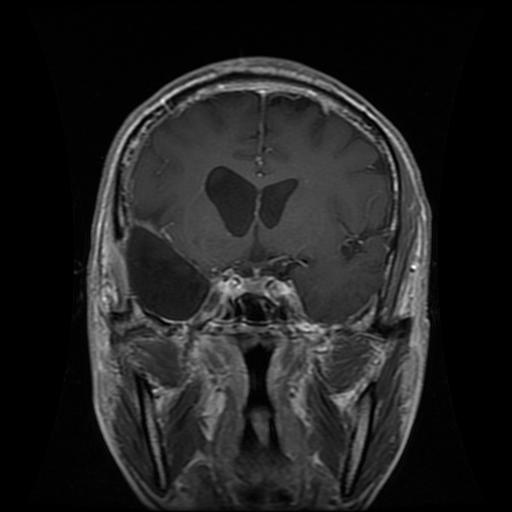
#> input picture Training/glioma/Tr-gl_1006.jpg, 512 x 512 px
$ python image_preprocessor.py --input ../../Training/glioma/Tr-gl_1006.jpg --output out
#> lines starting #> are read from the running program, lines starting #| are printed output that depends on the picture
"""
Medical Image Preprocessor for Module 6
Handles resize, normalization, noise removal, contrast enhancement, and data augmentation
"""

import numpy as np
from PIL import Image, ImageEnhance, ImageFilter
import cv2
from typing import Tuple, List, Optional, Union
import logging
from pathlib import Path
import random

# Configure logging
logging.basicConfig(level=logging.INFO, format='%(asctime)s - %(levelname)s - %(message)s')
logger = logging.getLogger(__name__)


class ImagePreprocessor:
    """
    Complete preprocessing pipeline for medical images

    Steps:
    1. Resize
    2. Normalize
    3. Noise Removal
    4. Contrast Enhancement
    5. Data Augmentation
    """

    def __init__(self, output_dir: str = 'datasets/processed'):
#> in preprocess_pipeline, image is the input picture: PIL image 512x512 L; min 0, max 255, mean 32.6
        self.output_dir = Path(output_dir)
        self.output_dir.mkdir(parents=True, exist_ok=True)

    def resize_image(self, image: Union[np.ndarray, Image.Image],
                    target_size: Tuple[int, int],
                    method: str = 'bilinear') -> np.ndarray:
        """
        Resize image to target size

        Args:
            image: Input image (numpy array or PIL Image)
            target_size: Target size (width, height)
            method: Resampling method ('nearest', 'bilinear', 'bicubic', 'lanczos')

        Returns:
            Resized image as numpy array
        """
#> called with target_size = (224, 224), method = 'bilinear'
        # Convert PIL Image to numpy array if needed
        if isinstance(image, Image.Image):
            img_pil = image
        else:
            img_pil = Image.fromarray(image)

        # Map method to PIL resampling filter
        method_map = {
            'nearest': Image.NEAREST,
            'bilinear': Image.BILINEAR,
            'bicubic': Image.BICUBIC,
            'lanczos': Image.LANCZOS
        }

        resample_filter = method_map.get(method, Image.BILINEAR)

        # Resize image
        resized_img = img_pil.resize(target_size, resample_filter)

        logger.info(f"Resized image to {target_size} using {method}")

        return np.array(resized_img)

    def normalize_image(self, image: np.ndarray, method: str = 'minmax') -> np.ndarray:
        """
        Normalize image pixel values

        Args:
            image: Input image as numpy array
            method: Normalization method ('minmax', 'zscore', 'percentile')

        Returns:
            Normalized image
        """
#> called with method = 'minmax'
        logger.info(f"Normalizing image using {method} method")

        if method == 'minmax':
            # Min-Max normalization to [0, 1]
            normalized = (image - image.min()) / (image.max() - image.min() + 1e-8)
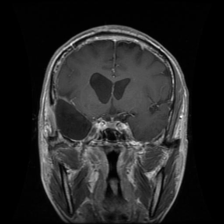
#> normalized: shape (224, 224) float64; min 0, max 1, mean 0.151

        elif method == 'zscore':
            # Z-score normalization (mean=0, std=1)
            normalized = (image - image.mean()) / (image.std() + 1e-8)

        elif method == 'percentile':
            # Percentile clipping (1st and 99th percentiles)
            p1, p99 = np.percentile(image, (1, 99))
            normalized = np.clip(image, p1, p99)
            normalized = (normalized - p1) / (p99 - p1 + 1e-8)

        else:
            logger.warning(f"Unknown normalization method: {method}. Using minmax.")
            normalized = (image - image.min()) / (image.max() - image.min() + 1e-8)

        return normalized

    def remove_noise(self, image: np.ndarray, method: str = 'gaussian') -> np.ndarray:
        """
        Remove noise from image

        Args:
            image: Input image as numpy array
            method: Denoising method ('gaussian', 'median', 'bilateral', 'non_local_means')

        Returns:
            Denoised image
        """
#> called with method = 'gaussian'
        logger.info(f"Removing noise using {method} method")

        # Convert to uint8 for OpenCV operations
        if image.dtype != np.uint8:
            image_uint8 = (image * 255).astype(np.uint8)
        else:
            image_uint8 = image

        if method == 'gaussian':
            # Gaussian blur
            denoised = cv2.GaussianBlur(image_uint8, (5, 5), 0)
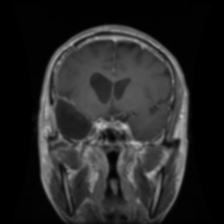
#> denoised: shape (224, 224); min 0, max 191, mean 38.2

        elif method == 'median':
            # Median filter (good for salt-and-pepper noise)
            denoised = cv2.medianBlur(image_uint8, 5)

        elif method == 'bilateral':
            # Bilateral filter (preserves edges while reducing noise)
            denoised = cv2.bilateralFilter(image_uint8, 9, 75, 75)

        elif method == 'non_local_means':
            # Non-local means denoising
            if len(image_uint8.shape) == 3:
                denoised = cv2.fastNlMeansDenoisingColored(image_uint8, None, 10, 10, 7, 21)
            else:
                denoised = cv2.fastNlMeansDenoising(image_uint8, None, 10, 7, 21)

        else:
            logger.warning(f"Unknown denoising method: {method}. Using gaussian.")
            denoised = cv2.GaussianBlur(image_uint8, (5, 5), 0)

        # Convert back to original dtype range
        if image.dtype != np.uint8:
            denoised = denoised.astype(np.float32) / 255.0

        return denoised

    def enhance_contrast(self, image: np.ndarray, method: str = 'clahe') -> np.ndarray:
        """
        Enhance image contrast

        Args:
            image: Input image as numpy array
            method: Enhancement method ('clahe', 'histogram_eq', 'gamma')

        Returns:
            Contrast-enhanced image
        """
#> called with method = 'clahe'
        logger.info(f"Enhancing contrast using {method} method")

        # Convert to uint8 for OpenCV operations
        if image.dtype != np.uint8:
            image_uint8 = (image * 255).astype(np.uint8)
        else:
            image_uint8 = image

        if method == 'clahe':
            # Contrast Limited Adaptive Histogram Equalization
            clahe = cv2.createCLAHE(clipLimit=2.0, tileGridSize=(8, 8))

            if len(image_uint8.shape) == 3:
                # Convert to LAB color space
                lab = cv2.cvtColor(image_uint8, cv2.COLOR_RGB2LAB)
                lab[:, :, 0] = clahe.apply(lab[:, :, 0])
                enhanced = cv2.cvtColor(lab, cv2.COLOR_LAB2RGB)
            else:
                enhanced = clahe.apply(image_uint8)
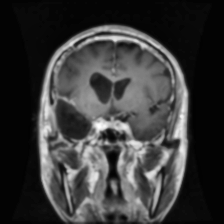
#> enhanced: shape (224, 224); min 2, max 254, mean 57.6

        elif method == 'histogram_eq':
            # Standard histogram equalization
            if len(image_uint8.shape) == 3:
                # Convert to YUV color space
                yuv = cv2.cvtColor(image_uint8, cv2.COLOR_RGB2YUV)
                yuv[:, :, 0] = cv2.equalizeHist(yuv[:, :, 0])
                enhanced = cv2.cvtColor(yuv, cv2.COLOR_YUV2RGB)
            else:
                enhanced = cv2.equalizeHist(image_uint8)

        elif method == 'gamma':
            # Gamma correction
            gamma = 1.5
            enhanced = np.power(image_uint8 / 255.0, gamma) * 255.0
            enhanced = np.clip(enhanced, 0, 255).astype(np.uint8)

        else:
            logger.warning(f"Unknown enhancement method: {method}. Using CLAHE.")
            clahe = cv2.createCLAHE(clipLimit=2.0, tileGridSize=(8, 8))
            enhanced = clahe.apply(image_uint8)

        # Convert back to original dtype range
        if image.dtype != np.uint8:
            enhanced = enhanced.astype(np.float32) / 255.0

        return enhanced

    # [71 lines left out: function augment_image, not called in this run]

    def preprocess_pipeline(self, image: Union[np.ndarray, Image.Image, str],
                          target_size: Tuple[int, int] = (224, 224),
                          normalize_method: str = 'minmax',
                          denoise_method: str = 'gaussian',
                          enhance_method: str = 'clahe',
                          augmentations: Optional[List[str]] = None) -> List[np.ndarray]:
        """
        Complete preprocessing pipeline for medical images

        Args:
            image: Input image (numpy array, PIL Image, or file path)
            target_size: Target size for resizing
            normalize_method: Normalization method
            denoise_method: Denoising method
            enhance_method: Contrast enhancement method
            augmentations: List of augmentations to apply (None = no augmentation)

        Returns:
            List of preprocessed images
        """
        logger.info("Starting image preprocessing pipeline")

        # Load image if path is provided
        if isinstance(image, str):
            image = Image.open(image)
            image = np.array(image)
            logger.info(f"Loaded image from path: {image.shape}")

        # Step 1: Resize
        image = self.resize_image(image, target_size)

        # Step 2: Normalize
        image = self.normalize_image(image, method=normalize_method)

        # Step 3: Remove noise
        image = self.remove_noise(image, method=denoise_method)

        # Step 4: Enhance contrast
        image = self.enhance_contrast(image, method=enhance_method)

        # Step 5: Data augmentation (if specified)
        if augmentations:
            images = self.augment_image(image, augmentations)
        else:
            images = [image]

        logger.info(f"Preprocessing pipeline completed. Generated {len(images)} images")

        return images

    # [70 lines left out: function preprocess_directory, not called in this run]


def main():
    """Main function to test image preprocessing"""
    import argparse

    parser = argparse.ArgumentParser(description='Preprocess medical images')
    parser.add_argument('--input', type=str, required=True, help='Input image file or directory')
    parser.add_argument('--output', type=str, required=True, help='Output directory')
    parser.add_argument('--target-size', type=int, nargs=2, default=[224, 224],
                       help='Target size (width height)')
    parser.add_argument('--normalize', type=str, default='minmax',
                       choices=['minmax', 'zscore', 'percentile'])
    parser.add_argument('--denoise', type=str, default='gaussian',
                       choices=['gaussian', 'median', 'bilateral', 'non_local_means'])
    parser.add_argument('--enhance', type=str, default='clahe',
                       choices=['clahe', 'histogram_eq', 'gamma'])
    parser.add_argument('--augment', action='store_true', help='Apply data augmentation')
    parser.add_argument('--augmentations', type=str, nargs='+',
                       choices=['horizontal_flip', 'vertical_flip', 'rotation',
                               'brightness', 'contrast', 'zoom', 'noise'],
                       help='Augmentation techniques to apply')

    args = parser.parse_args()

    preprocessor = ImagePreprocessor()

    input_path = Path(args.input)

    if input_path.is_file():
        # Single image preprocessing
        images = preprocessor.preprocess_pipeline(
            image=str(input_path),
            target_size=tuple(args.target_size),
            normalize_method=args.normalize,
            denoise_method=args.denoise,
            enhance_method=args.enhance,
            augmentations=args.augmentations if args.augment else None
        )
#> images = 1 item

        # Save preprocessed images
        output_path = Path(args.output)
        output_path.mkdir(parents=True, exist_ok=True)

        base_name = input_path.stem
        for i, img in enumerate(images):
            output_file = output_path / f"{base_name}_processed{i}.png"
            img_uint8 = (img * 255).astype(np.uint8)
            img_pil = Image.fromarray(img_uint8)
            img_pil.save(output_file)
            logger.info(f"Saved preprocessed image to {output_file}")
#> this loop made 1 pass

    elif input_path.is_dir():
        # Directory preprocessing
        processed_count = preprocessor.preprocess_directory(
            input_dir=str(input_path),
            output_dir=args.output,
            target_size=tuple(args.target_size),
            normalize_method=args.normalize,
            denoise_method=args.denoise,
            enhance_method=args.enhance,
            augment=args.augment,
            augmentations=args.augmentations
        )
        logger.info(f"Preprocessed {processed_count} images")

    else:
        logger.error(f"Input path does not exist: {args.input}")


if __name__ == '__main__':
    main()

$ run again, on Training/glioma/Tr-gl_1049.jpg
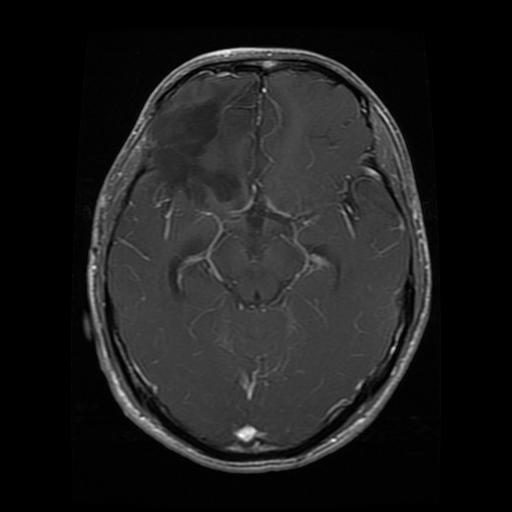
#> input picture Training/glioma/Tr-gl_1049.jpg, 512 x 512 px
#> in preprocess_pipeline, image is the input picture: PIL image 512x512 L; min 0, max 254, mean 29
#> in remove_noise, `denoised = cv2.GaussianBlur(image_uint8, (5, 5), 0)`:
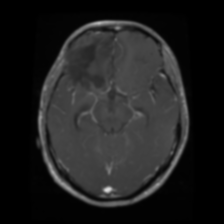
#> denoised: shape (224, 224); min 0, max 219, mean 31.1
#> in enhance_contrast, `enhanced = clahe.apply(image_uint8)`:
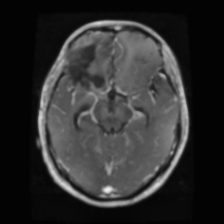
#> enhanced: shape (224, 224); min 2, max 239, mean 46.6
#> images = 1 item
#> the loop in main, `for i, img in enumerate(images):` made 1 pass

$ run again, on Training/glioma/Tr-gl_1087.jpg
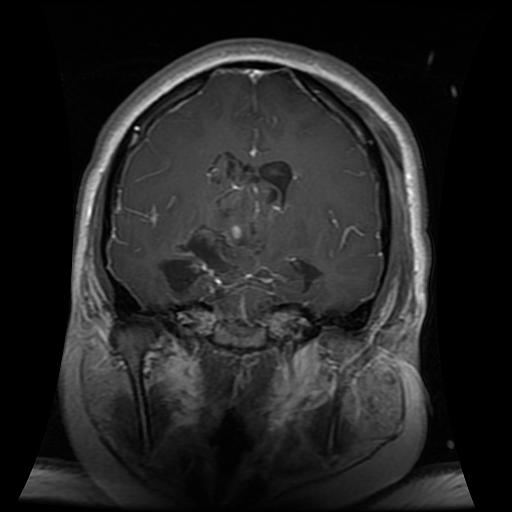
#> input picture Training/glioma/Tr-gl_1087.jpg, 512 x 512 px
#> in preprocess_pipeline, image is the input picture: PIL image 512x512 L; min 0, max 254, mean 35.8
#> in remove_noise, `denoised = cv2.GaussianBlur(image_uint8, (5, 5), 0)`:
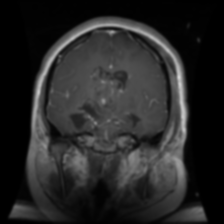
#> denoised: shape (224, 224); min 0, max 209, mean 38.9
#> in enhance_contrast, `enhanced = clahe.apply(image_uint8)`:
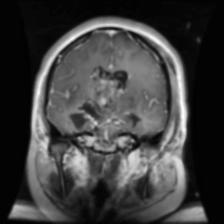
#> enhanced: shape (224, 224); min 2, max 253, mean 62.9
#> images = 1 item
#> the loop in main, `for i, img in enumerate(images):` made 1 pass

$ run again, on Training/glioma/Tr-gl_1110.jpg
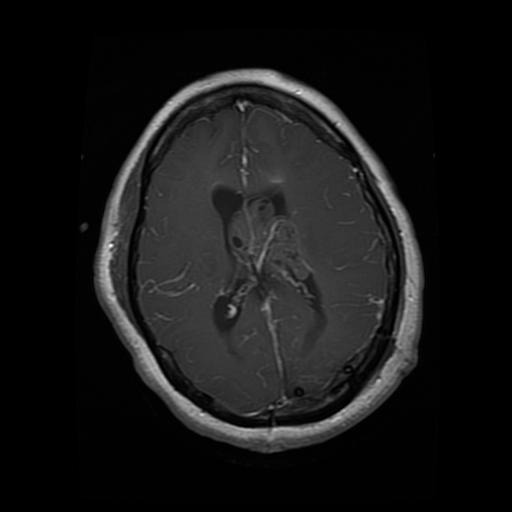
#> input picture Training/glioma/Tr-gl_1110.jpg, 512 x 512 px
#> in preprocess_pipeline, image is the input picture: PIL image 512x512 RGB; min 0, max 255, mean 22.6
#> in normalize_image, `normalized = (image - image.min()) / (image.max() - image.min() + 1e-8)`:
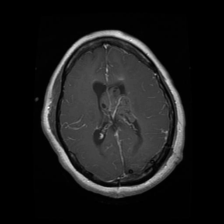
#> normalized: shape (224, 224, 3) float64; min 0, max 1, mean 0.105
#> in enhance_contrast, `enhanced = cv2.cvtColor(lab, cv2.COLOR_LAB2RGB)`:
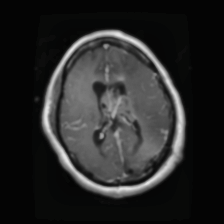
#> enhanced: shape (224, 224, 3); mean R, G, B 39.7, 39.9, 39.8
#> images = 1 item
#> the loop in main, `for i, img in enumerate(images):` made 1 pass
